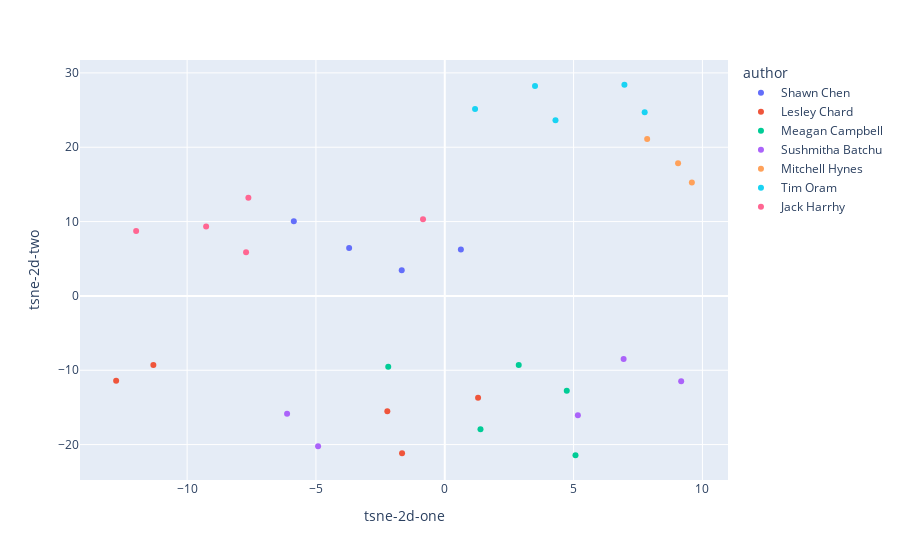

Notebook code cell kept with this figure:
### Code cell
fig = px.scatter(
    sentances_df, x="tsne-2d-one", y="tsne-2d-two",
    hover_data=["content", "author"],
    color="author"
)

fig.show()

### Figure 1 — Plotly figure (JSON) as saved in the notebook; plotly's stock layout.template omitted (floating-point values rounded to 4 significant figures)
{"data": [{"customdata": [["From Web to Mobile Development", "Shawn Chen"], ["Explore how React Native seamlessly extends our web development skills to mobile app development", "Shawn Chen"], ["Uncover the inner workings of React Native, its advantages, and how it leverages a unified codebase and shared libraries", "Shawn Chen"], ["Additionally, delve into the challenges faced as a React Native developer and discover effective mitigation strategies.", "Shawn Chen"]], "hovertemplate": "author=%{customdata[1]}<br>tsne-2d-one=%{x}<br>tsne-2d-two=%{y}<br>content=%{customdata[0]}<extra></extra>", "legendgroup": "Shawn Chen", "marker": {"color": "#636efa", "symbol": "circle"}, "mode": "markers", "name": "Shawn Chen", "orientation": "v", "showlegend": true, "type": "scatter", "x": [-5.859, -3.712, 0.6249, -1.671], "xaxis": "x", "y": [10.04, 6.432, 6.25, 3.446], "yaxis": "y"}, {"customdata": [["Design Thinking for Developers", "Lesley Chard"], ["Unlock the power of innovation with Design Thinking for Developers", "Lesley Chard"], ["Geared toward engineers eager to enhance their problem-solving skills, this session offers a comprehensive introduction to the principles of design thinking", "Lesley Chard"], ["Through this talk, participants will explore the iterative process of empathizing, defining, ideating, prototyping, and testing—a proven methodology to foster creative solutions", "Lesley Chard"], ["Get ready to unleash your creative potential and revolutionize your problem-solving approach!", "Lesley Chard"]], "hovertemplate": "author=%{customdata[1]}<br>tsne-2d-one=%{x}<br>tsne-2d-two=%{y}<br>content=%{customdata[0]}<extra></extra>", "legendgroup": "Lesley Chard", "marker": {"color": "#EF553B", "symbol": "circle"}, "mode": "markers", "name": "Lesley Chard", "orientation": "v", "showlegend": true, "type": "scatter", "x": [-12.75, -11.31, -1.658, -2.229, 1.293], "xaxis": "x", "y": [-11.4, -9.295, -21.16, -15.51, -13.7], "yaxis": "y"}, {"customdata": [["Intro to Technical Writing", "Meagan Campbell"], ["A crash course in becoming a better writer", "Meagan Campbell"], ["Even if you never plan to be a full-time writer, intentionally improving your writing skills is a powerful career move", "Meagan Campbell"], ["Becoming a stronger writer helps make you a stronger developer, a stronger teammate, and a stronger candidate for whatever opportunities your future may hold", "Meagan Campbell"], ["This session will cover an overview of technical writing and different types of writing in SaaS, tips to improve your writing (with examples), and helpful resources you can explore on your own.", "Meagan Campbell"]], "hovertemplate": "author=%{customdata[1]}<br>tsne-2d-one=%{x}<br>tsne-2d-two=%{y}<br>content=%{customdata[0]}<extra></extra>", "legendgroup": "Meagan Campbell", "marker": {"color": "#00cc96", "symbol": "circle"}, "mode": "markers", "name": "Meagan Campbell", "orientation": "v", "showlegend": true, "type": "scatter", "x": [1.386, 5.073, -2.194, 2.87, 4.735], "xaxis": "x", "y": [-17.93, -21.43, -9.512, -9.305, -12.75], "yaxis": "y"}, {"customdata": [["Demystifying Prompt Engineering", "Sushmitha Batchu"], ["Prompt engineering is the process of structuring text that can be interpreted and understood by a generative AI model, such as ChatGPT", "Sushmitha Batchu"], ["We'll explore what it is, why it's crucial to learn, the benefits it brings, and some practical tips", "Sushmitha Batchu"], ["I firmly believe that mastering this skill can supercharge our ability to use AI effectively, create user-friendly software, stay ethical, and stay ahead in the ever-changing world of AI-powered technology", "Sushmitha Batchu"], ["This talk will cover What is Prompt and Prompt Engineering, Elements of Prompt, Prompt Parameters and Their Significance, Use Cases, Prompting Techniques, and Tips for Crafting Effective Prompts.", "Sushmitha Batchu"]], "hovertemplate": "author=%{customdata[1]}<br>tsne-2d-one=%{x}<br>tsne-2d-two=%{y}<br>content=%{customdata[0]}<extra></extra>", "legendgroup": "Sushmitha Batchu", "marker": {"color": "#ab63fa", "symbol": "circle"}, "mode": "markers", "name": "Sushmitha Batchu", "orientation": "v", "showlegend": true, "type": "scatter", "x": [-6.12, 5.166, 6.941, 9.176, -4.917], "xaxis": "x", "y": [-15.85, -16.06, -8.484, -11.46, -20.22], "yaxis": "y"}, {"customdata": [["Intro to GitHub and Open Source", "Mitchell Hynes"], ["In this presentation, Mitch will cover the differences between Git and GitHub and what role they play in Open Source Software at large", "Mitchell Hynes"], ["Including the dos-and-don'ts of collaborating on GitHub, how to find a project to contribute to, and what contributing looks like from an Open Source Maintainer's perspective.", "Mitchell Hynes"]], "hovertemplate": "author=%{customdata[1]}<br>tsne-2d-one=%{x}<br>tsne-2d-two=%{y}<br>content=%{customdata[0]}<extra></extra>", "legendgroup": "Mitchell Hynes", "marker": {"color": "#FFA15A", "symbol": "circle"}, "mode": "markers", "name": "Mitchell Hynes", "orientation": "v", "showlegend": true, "type": "scatter", "x": [9.055, 7.855, 9.59], "xaxis": "x", "y": [17.86, 21.1, 15.24], "yaxis": "y"}, {"customdata": [["Levelling up Git Rebase", "Tim Oram"], ["When working with Git, the rebase command is often stated as being an alternative to Git merge", "Tim Oram"], ["While this is true in the basic sense, this is only scratching the surface of what Git rebase provides", "Tim Oram"], ["Even when using a merge-based workflow, I believe there are features of Git rebase that could still be very useful in your toolbox of source control tools", "Tim Oram"], ["This talk will run through what exactly Git rebase is, as well as some expanded functionality.", "Tim Oram"]], "hovertemplate": "author=%{customdata[1]}<br>tsne-2d-one=%{x}<br>tsne-2d-two=%{y}<br>content=%{customdata[0]}<extra></extra>", "legendgroup": "Tim Oram", "marker": {"color": "#19d3f3", "symbol": "circle"}, "mode": "markers", "name": "Tim Oram", "orientation": "v", "showlegend": true, "type": "scatter", "x": [1.175, 3.503, 6.973, 7.759, 4.297], "xaxis": "x", "y": [25.16, 28.23, 28.41, 24.72, 23.63], "yaxis": "y"}, {"customdata": [["Modern Server side Web Dev", "Jack Harrhy"], ["Navigating the many methods available and considerations to be made while deploying a website in 2023", "Jack Harrhy"], ["The web has existed in some form for the last three decades, and while some of its core remains the same, plenty has changed", "Jack Harrhy"], ["Initially, since the browser was simple, most of the interesting dynamic nature of websites came from the server, but as JavaScript become more powerful, and people realized maybe doing more on the client would be better, the server in some cases is only responsible for shooting a small index.html alongside megabytes of JavaScript at the client", "Jack Harrhy"], ["However, the bleeding edge of current modern web frameworks is rethinking this approach, and the pendulum is swinging back in the direction of the server, but with an interesting twist.", "Jack Harrhy"]], "hovertemplate": "author=%{customdata[1]}<br>tsne-2d-one=%{x}<br>tsne-2d-two=%{y}<br>content=%{customdata[0]}<extra></extra>", "legendgroup": "Jack Harrhy", "marker": {"color": "#FF6692", "symbol": "circle"}, "mode": "markers", "name": "Jack Harrhy", "orientation": "v", "showlegend": true, "type": "scatter", "x": [-9.263, -7.623, -7.713, -11.98, -0.8445], "xaxis": "x", "y": [9.326, 13.19, 5.891, 8.72, 10.31], "yaxis": "y"}], "layout": {"legend": {"title": {"text": "author"}, "tracegroupgap": 0}, "margin": {"t": 60}, "xaxis": {"anchor": "y", "domain": [0, 1], "title": {"text": "tsne-2d-one"}}, "yaxis": {"anchor": "x", "domain": [0, 1], "title": {"text": "tsne-2d-two"}}}}
